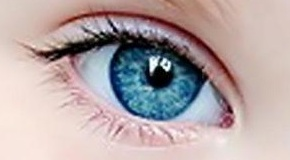
#> input picture olho.jpg, 290 x 160 px
$ python alg005.py
#> lines starting #> are read from the running program, lines starting #| are printed output that depends on the picture
"""Crie um código para plotar na tela um histograma da imagem ‘olho.jpg’ em tons de cinza. É
possível perceber que existe um grande número de pixels com intensidade entre 170 e 230 de
cor que indicam cores mais claras (Branco = 255 , Preto = 0)."""

import cv2
from matplotlib import pyplot as plt

imagem_ = cv2.imread("olho.jpg")
#> imagem_ is the input picture: shape (160, 290, 3); mean B, G, R 166.4, 166.3, 180.4
imagem_ = cv2.cvtColor(imagem_, cv2.COLOR_BGR2GRAY)
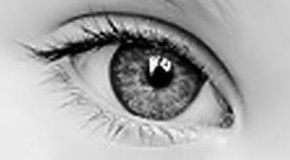
#> imagem_: shape (160, 290); min 0, max 252, mean 170.5

plt.title("Histograma TONS DE CINZA")
plt.xlabel("Intensidade")
plt.ylabel("Quantidade de Pixels")
plt.hist(imagem_.ravel(), 256, [0, 256])
plt.xlim([0, 256])
plt.show()
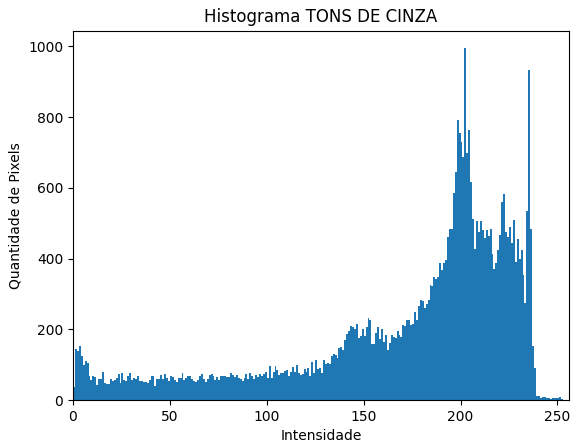
#> figure drawn by matplotlib, 1 panel; tallest bar 995 high, from x = 202 to 203

cv2.waitKey(0)
cv2.destroyAllWindows()
